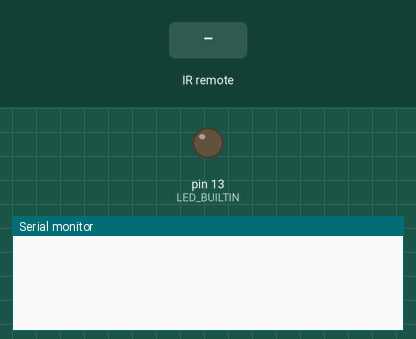
Simulated run of this sketch. Board: Arduino Uno, built with avr-gcc and run on an emulated ATmega328P. Parts: output pins drawn as LEDs (lit = HIGH), the last lines printed to the serial monitor. The test bench sets the inputs (shaded band).

Above: at 4.2 s.
4.3 s: infrared code 0xF2 received
At 5.0 s:
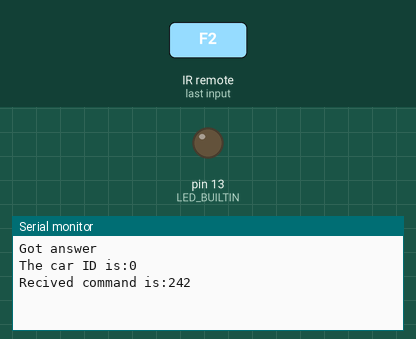
5.8 s: infrared code 0xC1 received
At 7.0 s:
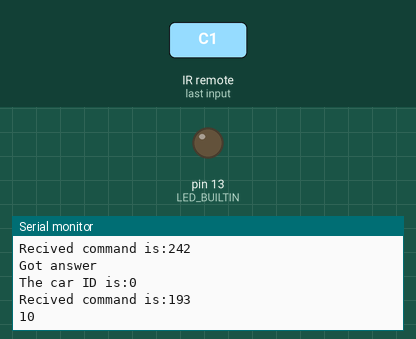
7.3 s: infrared code 0xC2 received
At 8.8 s:
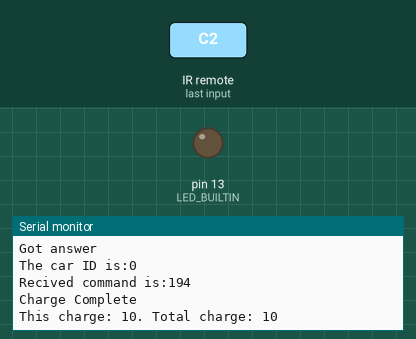

Measured:
- after the input at 4.3 s, the serial monitor: prints a new line at once (image 1)
- after the input at 5.8 s, the serial monitor: prints a new line at once (image 2)
- after the input at 7.3 s, the serial monitor: prints a new line at once (image 3)

The sketch:

charger_arduino.ino
```cpp
#define DECODE_NEC // We want to decode NEC protocol

#define IR_RECEIVE_PIN 2
#define IR_SEND_PIN 3

#include <IRremote.hpp>

#define DEVICE_ID 202 // ID of charger device

// IR-Commands
#define COMMAND_CHARGE_STATION 0xF2   // Command telling the robot it is at a charger station

#define COMMAND_CHARGE 0xC1           // Command telling charge station to charge the robot
#define COMMAND_CHARGE_COMPETE 0xC2   // Command for telling the charge station the charge is completed
#define COMMAND_MANUAL_CHARGE 0xC3    // Command for manually telling the robot to charge
#define COMMAND_CHARGE_CONFIRM 0xC4   // Command for telling the robot that the completion command was received

#define SEND_INTERVAL 100 // Interval of messages sent from charger.

bool awaitingAnswer = false;
unsigned long lastTransmission = 0;

int amountCharged = 0;
int IDList[10] = { 1, 2, 3, 4, 5, 6, 7, 8, 9, 53 }; // List of ID of all robots in the system used as reference for accounts
unsigned long chargeList[10] = { 0 }; // List of total charge for each robot (aka the account of each robot)
int lastCarID;

uint8_t getIDIndex(uint8_t ID) { // Get index of in array of IDs of correct robot
  for (int i = 0; i < 10; i++) {
    if (ID == IDList[i]) {
      //Serial.println("ID found");
      return i;
    }
  }
  //Serial.println("ID not found");
  return 255;  // ID not found return 255
}

void setup() {
  pinMode(LED_BUILTIN, OUTPUT);

  Serial.begin(9600);
  delay(3000);

  IrReceiver.begin(IR_RECEIVE_PIN);
  IrSender.begin(DISABLE_LED_FEEDBACK);
}

void loop() {
  unsigned long timeNow = millis();

  if(timeNow - millis() > SEND_INTERVAL){ // Sends IR-signal for robot to know it's at the charge station every SEND_INTERVAL ms
    IrSender.sendNEC(DEVICE_ID, COMMAND_CHARGE_STATION, 0);
    lastTransmission = timeNow;
    awaitingAnswer = true;
  }

  if(IrReceiver.decode()){ // If signal is received

    if(IrReceiver.decodedIRData.protocol == UNKNOWN){
      //Serial.println(F("Received noise or and unknown (or not yet enabled protocol)"));
      //IrReceiver.printIRResultRawFormatted(&Serial, true);
     }
    IrReceiver.resume(); // Open IR-reciever for new commands

    if (awaitingAnswer && IrReceiver.decodedIRData.address != DEVICE_ID) { // If we are waiting for an answer and the answer is not from ourself
      Serial.println("Got answer");
      Serial.print("The car ID is:");
      Serial.println(IrReceiver.decodedIRData.address);

      Serial.print("Recived command is:");
      Serial.println(IrReceiver.decodedIRData.command);

      if (IrReceiver.decodedIRData.command == COMMAND_CHARGE) { // If the command is a request to charge
        lastCarID = IrReceiver.decodedIRData.address;
        amountCharged += 10;
        Serial.println(amountCharged);
      }

      if (IrReceiver.decodedIRData.command == COMMAND_CHARGE_COMPETE){ // If the command say that the charge is completed
        Serial.println("Charge Complete");

        chargeList[getIDIndex(lastCarID)] += amountCharged; // Save charged amount to account array
        Serial.print("This charge: "); Serial.print(amountCharged);
        Serial.print(". Total charge: "); Serial.println(chargeList[getIDIndex(lastCarID)]);

        amountCharged = 0; // Clear variables for next charge
      }

      awaitingAnswer = false;
    }
  }
}
```
